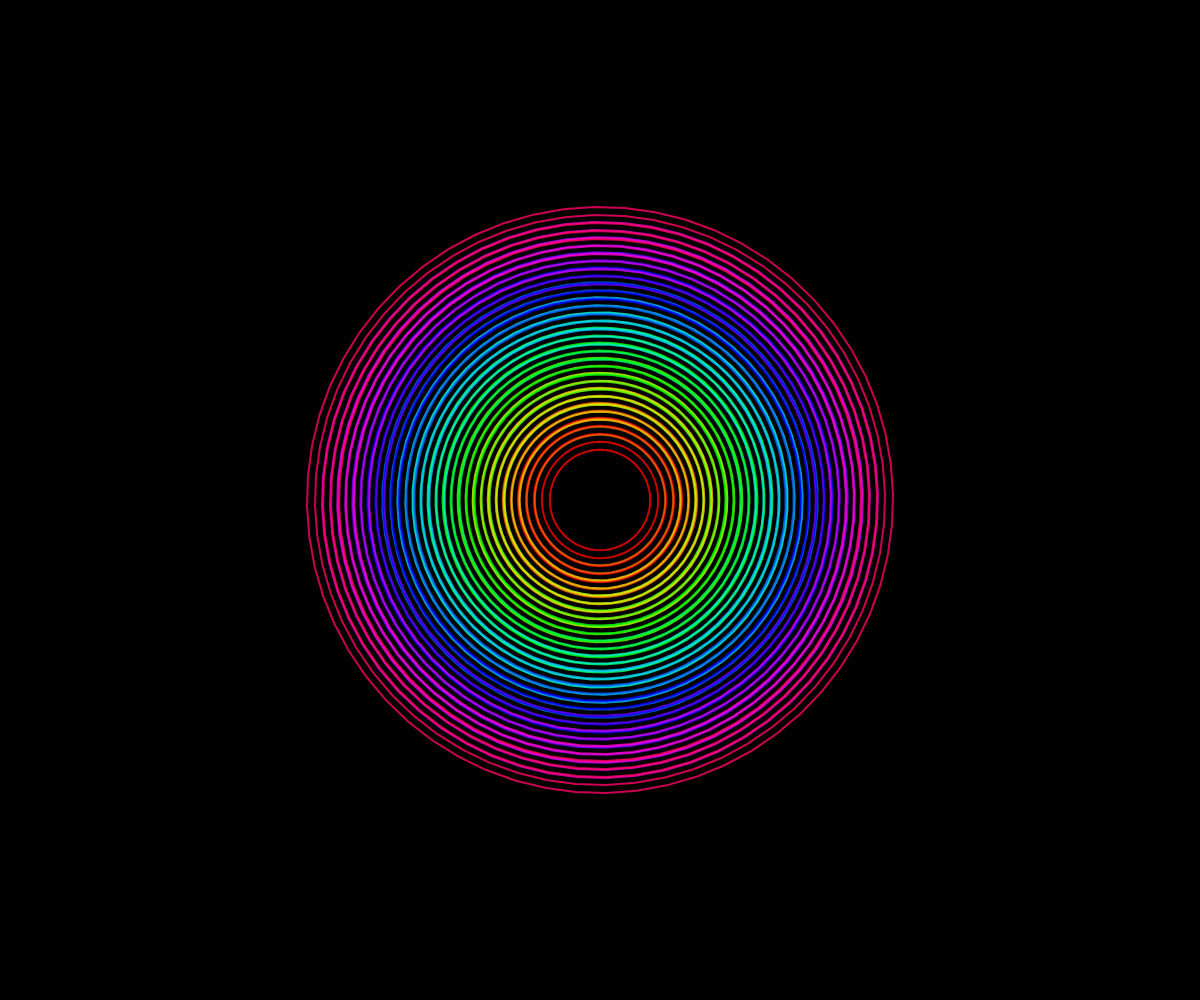
Frame 1 (no input)
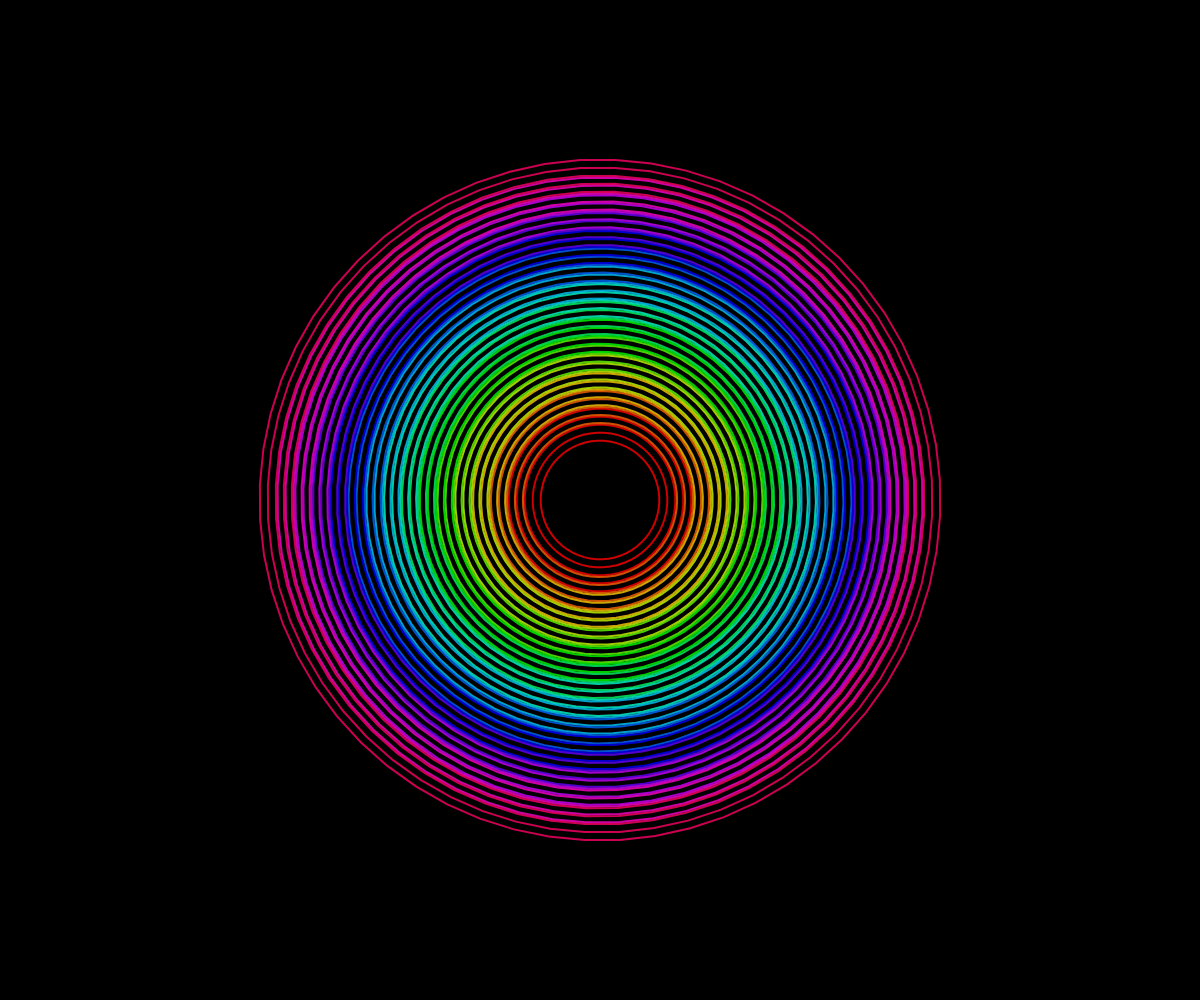
Frame 60 (no input)
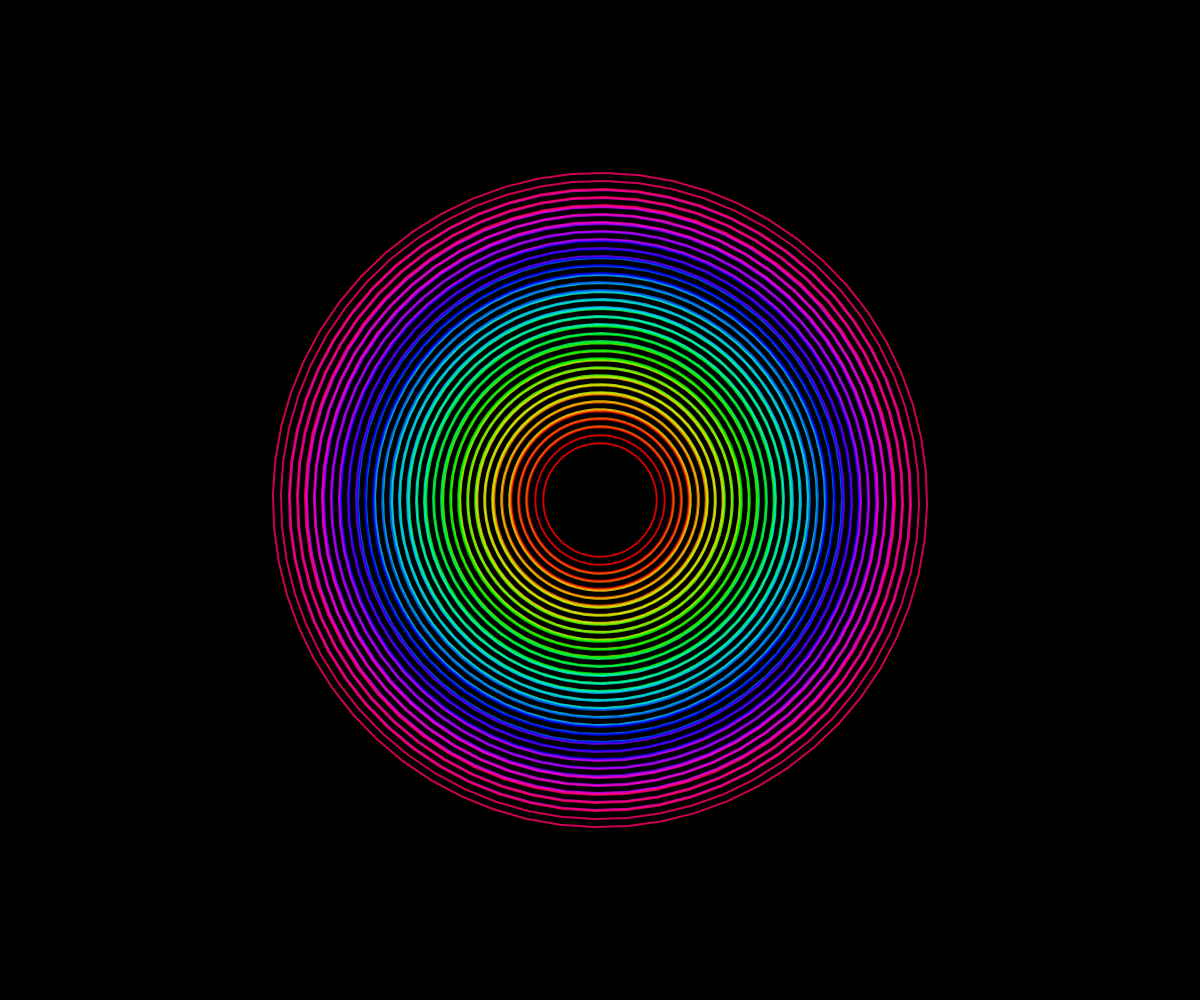
Frame 120 (the mouse pressed at the canvas centre since frame 60)

The p5.js sketch that drew these frames (run headless with seeded random() and noise() and a simulated clock; from frame 60 on, the mouse is pressed at the canvas centre):

// p5.js sketch
// ── sketch.js
let rings = [];
const numRings = 15;
const baseRadius = 50;
const maxRadius = 300;
const pulseSpeed = 0.02;

function setup() {
  createCanvas(windowWidth, windowHeight);
  colorMode(HSB, 360, 100, 100, 1);
  
  // Initialize rings with varying colors and offsets
  for (let i = 0; i < numRings; i++) {
    const hue = (i * 24) % 360;
    const offset = random(TWO_PI);
    rings.push({
      hue: hue,
      offset: offset,
      baseRadius: baseRadius + i * 15
    });
  }
}

function draw() {
  background(0, 0, 0);
  
  // Center of canvas
  const cx = width / 2;
  const cy = height / 2;
  
  // Calculate pulse effect using sine wave
  const pulse = sin(frameCount * pulseSpeed) * 0.2 + 1;
  
  // Draw each ring
  for (let i = 0; i < rings.length; i++) {
    const ring = rings[i];
    const radius = ring.baseRadius * pulse;
    
    // Set color with slight variation
    stroke(ring.hue, 100, 100, 0.8);
    noFill();
    
    // Draw multiple concentric circles per ring
    for (let j = 0; j < 5; j++) {
      const circleRadius = radius + j * 8;
      strokeWeight(2);
      
      // Use a phase offset to animate each ring differently
      const phase = frameCount * 0.01 + ring.offset;
      const points = 60;
      
      beginShape();
      for (let a = 0; a < TWO_PI; a += TWO_PI / points) {
        const x = cx + cos(a + phase) * circleRadius;
        const y = cy + sin(a + phase) * circleRadius;
        vertex(x, y);
      }
      endShape(CLOSE);
    }
  }
}

function windowResized() {
  resizeCanvas(windowWidth, windowHeight);
}
